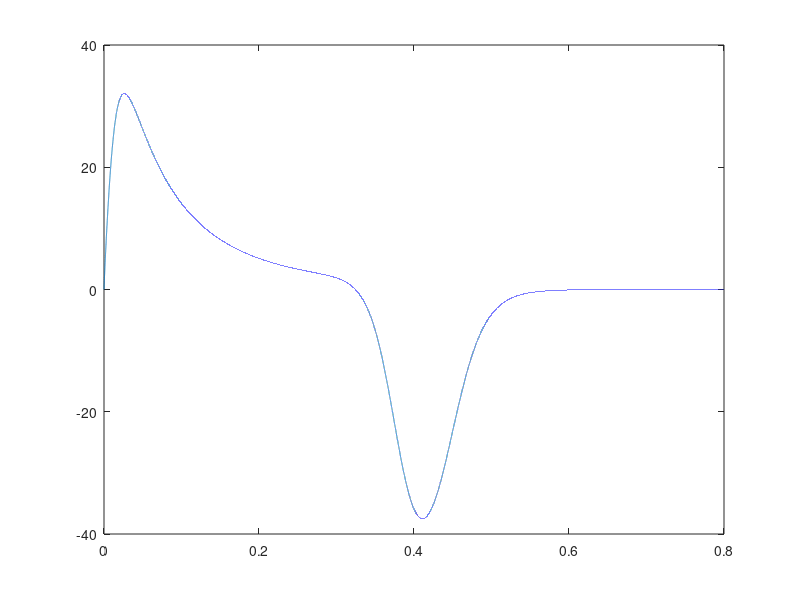

The MATLAB source for this figure: (Note: this script raises an error after producing the figure.)
clear
%%
% parameters

CR = 4.4;
CA = 0.08;

RS = 1;
LS = 0.0005;
CS = 1.33;
RC = 0.0398;

R = 0;

RA = 0.001;
RM = 0.005;

Emax = 2.0-0.06;
Ep = 0.06;          %左心室的被动弹性
HR = 75;
%%
step = 0.5e-5;

T_cycle = 60/HR;
t = 0:step:T_cycle
tn = t/(0.2+0.1555*T_cycle);

% 计算主动弹性函数Ea的归一化函数
tn1 = tn/0.7;
tn2 = tn/1.173474;
En1 = tn1.^1.9./(1+tn1.^1.9);
En2 = 1./(1+tn2.^21.9);
En3 = En1.*En2;
En = 1.553174*En3;

clear tn1 tn2 En1 En2 En3
plot(tn,En)

% 计算主动弹性函数Ea
Ea = Emax*En;
plot(t,Ea)
% 计算时变弹性函数E
E = Ea + Ep;
plot(t,E)
%%
C = 1./E;
plot(t,C)
dC = diff(C)./step;
dC = [dC 0];
plot(t,dC)
%%
dC_div_C = -dC./C;
plot(t,dC_div_C)
%%
LVP = 6.9;
LAP = 9.6;
AP = 67;
AOP = 80;
Q = 0;

Y0 = [LVP;LAP;AP;AOP;Q];
%%
% Ea1 = [Ea Ea Ea Ea Ea Ea];
% Ea = Ea1;
% E1 = [E E E E E E];
% E = E1;
C = [C C C C];
dC = [dC dC dC dC];
NT = 4;
%%
time_step = NT*size(t,2);
% time_step = size(t,2)
Y = zeros(time_step,5);
Y(1,:) = Y0';
%%

for n = 1:time_step-1
    
    % 计算A和b矩阵
    A = [-dC(n)/(C(n)+R) 0 0 0 0;
        0 -1/(RS*CR) 1/(RS*CR) 0 0;
        0 1/(RS*CS) -1/(RS*CS) 0 1/CS;
        0 0 0 0 -1/CA;
        0 0 -1/LS 1/LS -RC/LS];
    BMtr = [1/(C(n)+R) -1/(C(n)+R);
        -1/CR 0;
        0 0
        0 1/CA;
        0 0];
    CMtr = [r(Y(n,2)-Y(n,1))/RM;
        r(Y(n,1)-Y(n,4))/RA];
    b = BMtr*CMtr;
    
    [T,Y1]=ode45(@(t,y) FunLeftHeart1(t,y,A,b),...
        [(n-1)*step n*step],Y(n,:)');
    Y(n+1,:) = Y1(end,:);
    
end
%%
% plot(t,Y(:,1))
% plot(t,Y(:,2))
% plot(t,Y(:,3))
% plot(t,Y(:,4))
% plot(t,Y(:,5))

plot(Y(:,1))
plot(Y(:,2))
plot(Y(:,3))
plot(Y(:,4))
plot(Y(:,5))
%%
plot(Y(:,1),'linewidth',2)
hold on
plot(Y(:,2),'linewidth',2)
plot(Y(:,3),'linewidth',2)
hold off
legend('LVP','LAP','AOP')
%%
V0 = 5;
LVV = Y(:,1)./E + V0;
plot(PVV,'linewidth',2)
